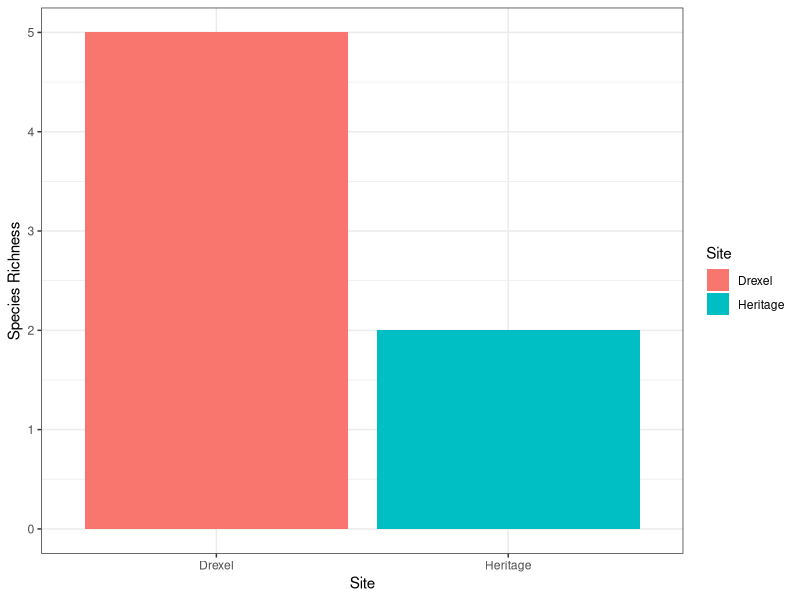
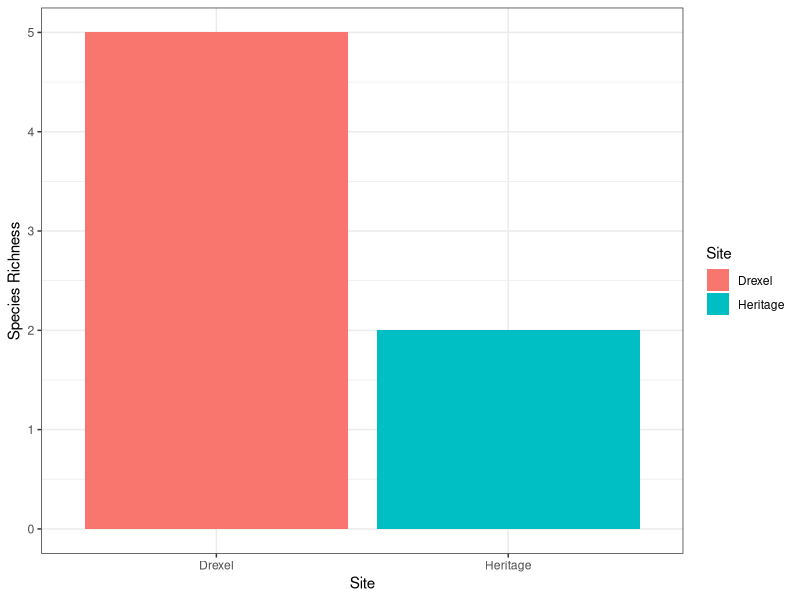

Reproduce these figures in R, in order.
# Species Richness
# EGO EKB
# Feb 2023

# Data and Packages
library(tidyverse)

capture <- read_csv("data/capture_raw.csv")

# Calculate Species Richness

# removed unclear species
sp_richness <- capture %>% 
  filter(Species != "SIOC?", Species != "DIME?", Species != "DI")

# Overall Species Richness

# create list of species overall
overall_sp_list <- sp_richness %>% 
  distinct(Species)
# count species overall
overall_sp_count <- count(overall_sp_list)

# Site-Specific Species Richness

# create list of species found per site
site_sp_list <- sp_richness %>% 
  group_by(Site) %>% 
  distinct(Species) 
# count number of species per site
site_sp_count <- site_sp_list %>% 
  group_by(Site) %>% 
  summarise(n_species = n())

# Plot Site-Specific Richness

ggplot(site_sp_count, aes(x = Site, y = n_species, fill = Site)) +
  geom_col() +
  ylab("Species Richness") +
  theme_bw()
ggsave("output/site_sp_richness.png")


# Abundance Calculation Without Recaptures

# removed ? and NA
fixed_recaptures <- capture %>% 
  mutate(`Status (R/N)` = stringr::str_remove(`Status (R/N)`, "\\?"),
         `Status (R/N)` = replace_na(`Status (R/N)`,"N"))

fixed_abundance <- filter(fixed_recaptures, `Status (R/N)` != "R",
       Species != "SIOC?", Species != "DIME?", Species != "DI") %>% 
  group_by(Site, Species) %>% 
  count()

shannon_index <- fixed_abundance %>% 
  group_by(Site) %>% 
  mutate(Site_Total=sum(n),
         Proportion=n/Site_Total,
         lnProp=log(Proportion),
         Prop_x_lnProp = Proportion*lnProp) %>% 
  summarise(ShannonIndex=-sum(Prop_x_lnProp))
